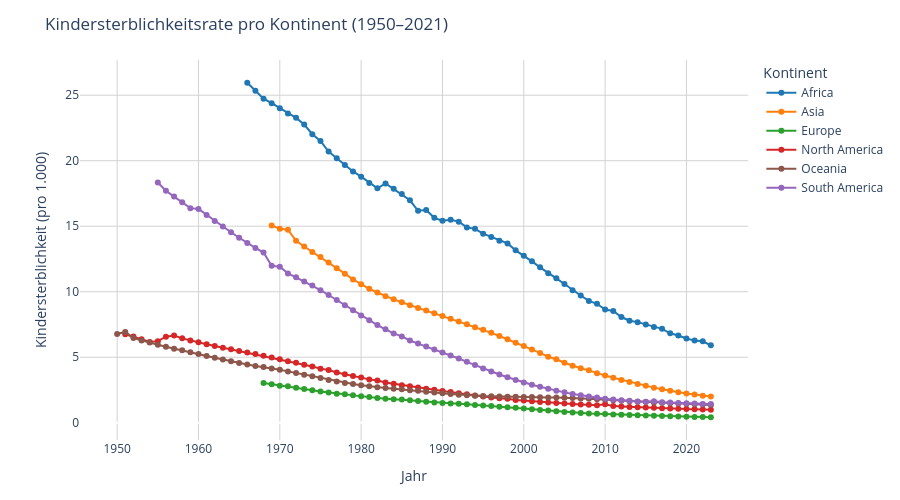

This figure's notebook cell:
### Markdown cell above
## 4.3 Datenaufbereitung für 3. Fragestellung: Wie stark unterscheiden sich die Kindersterblichkeitsraten zwischen den Kontinenten und wie hat sich diese interkontinentale Ungleichheit im Laufe der Zeit verändert?

### Code cell
# Nur relevante Spalten + gültige Werte
df_plot = kontinent_data.dropna(subset=["Kindersterblichkeit"]).copy()

# Farben definieren
farben = {
    "Africa": "#1f77b4",
    "Asia": "#ff7f0e",
    "Europe": "#2ca02c",
    "North America": "#d62728",
    "South America": "#9467bd",
    "Oceania": "#8c564b"
}

# Interaktives Liniendiagramm
fig = px.line(
    df_plot,
    x="Jahr",
    y="Kindersterblichkeit",
    color="Land",
    color_discrete_map=farben,
    title="Kindersterblichkeitsrate pro Kontinent (1950–2021)",
    labels={
        "Jahr": "Jahr",
        "Kindersterblichkeit": "Kindersterblichkeit (pro 1.000)",
        "Land": "Kontinent"
    },
    markers=True
)

# Design optimieren
fig.update_layout(
    font=dict(size=12),
    legend_title="Kontinent",
    plot_bgcolor="white",
    margin=dict(t=60, b=60),
    height=500,
    width=900
)
fig.update_yaxes(showgrid=True, gridcolor='lightgrey')
fig.update_xaxes(showgrid=True, gridcolor='lightgrey')

fig.show()

### Figure 1 — Plotly figure (JSON) as saved in the notebook; plotly's stock layout.template omitted (floating-point values rounded to 4 significant figures)
{"data": [{"hovertemplate": "Kontinent=Africa<br>Jahr=%{x}<br>Kindersterblichkeit (pro 1.000)=%{y}<extra></extra>", "legendgroup": "Africa", "line": {"color": "#1f77b4", "dash": "solid"}, "marker": {"symbol": "circle"}, "mode": "lines+markers", "name": "Africa", "orientation": "v", "showlegend": true, "type": "scatter", "x": [1966, 1967, 1968, 1969, 1970, 1971, 1972, 1973, 1974, 1975, 1976, 1977, 1978, 1979, 1980, 1981, 1982, 1983, 1984, 1985, 1986, 1987, 1988, 1989, 1990, 1991, 1992, 1993, 1994, 1995, 1996, 1997, 1998, 1999, 2000, 2001, 2002, 2003, 2004, 2005, 2006, 2007, 2008, 2009, 2010, 2011, 2012, 2013, 2014, 2015, 2016, 2017, 2018, 2019, 2020, 2021, 2022, 2023], "xaxis": "x", "y": [25.95, 25.34, 24.73, 24.39, 24.0, 23.61, 23.27, 22.76, 22.02, 21.51, 20.7, 20.19, 19.68, 19.18, 18.78, 18.3, 17.89, 18.27, 17.86, 17.45, 16.98, 16.18, 16.24, 15.64, 15.42, 15.5, 15.35, 14.91, 14.8, 14.43, 14.18, 13.89, 13.69, 13.16, 12.75, 12.32, 11.86, 11.41, 11.02, 10.59, 10.12, 9.71, 9.3, 9.08, 8.64, 8.53, 8.07, 7.79, 7.68, 7.49, 7.31, 7.17, 6.83, 6.66, 6.43, 6.27, 6.22, 5.91], "yaxis": "y"}, {"hovertemplate": "Kontinent=Asia<br>Jahr=%{x}<br>Kindersterblichkeit (pro 1.000)=%{y}<extra></extra>", "legendgroup": "Asia", "line": {"color": "#ff7f0e", "dash": "solid"}, "marker": {"symbol": "circle"}, "mode": "lines+markers", "name": "Asia", "orientation": "v", "showlegend": true, "type": "scatter", "x": [1969, 1970, 1971, 1972, 1973, 1974, 1975, 1976, 1977, 1978, 1979, 1980, 1981, 1982, 1983, 1984, 1985, 1986, 1987, 1988, 1989, 1990, 1991, 1992, 1993, 1994, 1995, 1996, 1997, 1998, 1999, 2000, 2001, 2002, 2003, 2004, 2005, 2006, 2007, 2008, 2009, 2010, 2011, 2012, 2013, 2014, 2015, 2016, 2017, 2018, 2019, 2020, 2021, 2022, 2023], "xaxis": "x", "y": [15.06, 14.8, 14.73, 13.89, 13.45, 13.04, 12.66, 12.24, 11.8, 11.38, 10.94, 10.57, 10.22, 9.94, 9.65, 9.42, 9.2, 8.97, 8.76, 8.56, 8.35, 8.15, 7.94, 7.73, 7.51, 7.29, 7.1, 6.86, 6.62, 6.37, 6.11, 5.85, 5.59, 5.33, 5.04, 4.85, 4.58, 4.36, 4.16, 4.0, 3.78, 3.6, 3.43, 3.27, 3.11, 2.96, 2.82, 2.68, 2.56, 2.44, 2.33, 2.23, 2.15, 2.07, 2.0], "yaxis": "y"}, {"hovertemplate": "Kontinent=Europe<br>Jahr=%{x}<br>Kindersterblichkeit (pro 1.000)=%{y}<extra></extra>", "legendgroup": "Europe", "line": {"color": "#2ca02c", "dash": "solid"}, "marker": {"symbol": "circle"}, "mode": "lines+markers", "name": "Europe", "orientation": "v", "showlegend": true, "type": "scatter", "x": [1968, 1969, 1970, 1971, 1972, 1973, 1974, 1975, 1976, 1977, 1978, 1979, 1980, 1981, 1982, 1983, 1984, 1985, 1986, 1987, 1988, 1989, 1990, 1991, 1992, 1993, 1994, 1995, 1996, 1997, 1998, 1999, 2000, 2001, 2002, 2003, 2004, 2005, 2006, 2007, 2008, 2009, 2010, 2011, 2012, 2013, 2014, 2015, 2016, 2017, 2018, 2019, 2020, 2021, 2022, 2023], "xaxis": "x", "y": [3.04, 2.94, 2.83, 2.78, 2.67, 2.57, 2.48, 2.39, 2.3, 2.22, 2.17, 2.09, 2.02, 1.96, 1.89, 1.83, 1.8, 1.78, 1.72, 1.66, 1.61, 1.55, 1.5, 1.46, 1.45, 1.41, 1.36, 1.32, 1.28, 1.23, 1.19, 1.14, 1.08, 1.03, 0.98, 0.93, 0.88, 0.83, 0.79, 0.75, 0.71, 0.68, 0.66, 0.63, 0.61, 0.59, 0.57, 0.55, 0.53, 0.51, 0.49, 0.47, 0.46, 0.44, 0.44, 0.42], "yaxis": "y"}, {"hovertemplate": "Kontinent=North America<br>Jahr=%{x}<br>Kindersterblichkeit (pro 1.000)=%{y}<extra></extra>", "legendgroup": "North America", "line": {"color": "#d62728", "dash": "solid"}, "marker": {"symbol": "circle"}, "mode": "lines+markers", "name": "North America", "orientation": "v", "showlegend": true, "type": "scatter", "x": [1951, 1952, 1953, 1954, 1955, 1956, 1957, 1958, 1959, 1960, 1961, 1962, 1963, 1964, 1965, 1966, 1967, 1968, 1969, 1970, 1971, 1972, 1973, 1974, 1975, 1976, 1977, 1978, 1979, 1980, 1981, 1982, 1983, 1984, 1985, 1986, 1987, 1988, 1989, 1990, 1991, 1992, 1993, 1994, 1995, 1996, 1997, 1998, 1999, 2000, 2001, 2002, 2003, 2004, 2005, 2006, 2007, 2008, 2009, 2010, 2011, 2012, 2013, 2014, 2015, 2016, 2017, 2018, 2019, 2020, 2021, 2022, 2023], "xaxis": "x", "y": [6.76, 6.58, 6.37, 6.16, 6.23, 6.57, 6.66, 6.44, 6.28, 6.14, 5.99, 5.86, 5.73, 5.61, 5.48, 5.36, 5.24, 5.11, 4.98, 4.85, 4.7, 4.58, 4.42, 4.29, 4.13, 4.03, 3.84, 3.7, 3.57, 3.46, 3.31, 3.23, 3.07, 2.97, 2.87, 2.78, 2.69, 2.6, 2.52, 2.43, 2.34, 2.25, 2.17, 2.08, 2.01, 1.93, 1.87, 1.84, 1.74, 1.69, 1.64, 1.59, 1.55, 1.51, 1.47, 1.44, 1.4, 1.37, 1.34, 1.41, 1.27, 1.24, 1.21, 1.19, 1.16, 1.14, 1.11, 1.09, 1.07, 1.05, 1.04, 1.02, 1.0], "yaxis": "y"}, {"hovertemplate": "Kontinent=Oceania<br>Jahr=%{x}<br>Kindersterblichkeit (pro 1.000)=%{y}<extra></extra>", "legendgroup": "Oceania", "line": {"color": "#8c564b", "dash": "solid"}, "marker": {"symbol": "circle"}, "mode": "lines+markers", "name": "Oceania", "orientation": "v", "showlegend": true, "type": "scatter", "x": [1950, 1951, 1952, 1953, 1954, 1955, 1956, 1957, 1958, 1959, 1960, 1961, 1962, 1963, 1964, 1965, 1966, 1967, 1968, 1969, 1970, 1971, 1972, 1973, 1974, 1975, 1976, 1977, 1978, 1979, 1980, 1981, 1982, 1983, 1984, 1985, 1986, 1987, 1988, 1989, 1990, 1991, 1992, 1993, 1994, 1995, 1996, 1997, 1998, 1999, 2000, 2001, 2002, 2003, 2004, 2005, 2006, 2007, 2008, 2009, 2010, 2011, 2012, 2013, 2014, 2015, 2016, 2017, 2018, 2019, 2020, 2021, 2022, 2023], "xaxis": "x", "y": [6.77, 6.93, 6.46, 6.28, 6.12, 5.96, 5.8, 5.65, 5.53, 5.39, 5.25, 5.1, 4.96, 4.82, 4.7, 4.56, 4.44, 4.34, 4.25, 4.15, 4.05, 3.92, 3.8, 3.67, 3.54, 3.41, 3.27, 3.15, 3.04, 2.95, 2.86, 2.78, 2.71, 2.65, 2.6, 2.55, 2.49, 2.44, 2.37, 2.31, 2.25, 2.19, 2.14, 2.1, 2.07, 2.04, 2.02, 2.0, 1.99, 1.98, 1.97, 1.96, 1.95, 1.93, 1.92, 1.91, 1.89, 1.86, 1.83, 1.79, 1.76, 1.72, 1.68, 1.64, 1.61, 1.58, 1.55, 1.52, 1.49, 1.47, 1.44, 1.42, 1.39, 1.35], "yaxis": "y"}, {"hovertemplate": "Kontinent=South America<br>Jahr=%{x}<br>Kindersterblichkeit (pro 1.000)=%{y}<extra></extra>", "legendgroup": "South America", "line": {"color": "#9467bd", "dash": "solid"}, "marker": {"symbol": "circle"}, "mode": "lines+markers", "name": "South America", "orientation": "v", "showlegend": true, "type": "scatter", "x": [1955, 1956, 1957, 1958, 1959, 1960, 1961, 1962, 1963, 1964, 1965, 1966, 1967, 1968, 1969, 1970, 1971, 1972, 1973, 1974, 1975, 1976, 1977, 1978, 1979, 1980, 1981, 1982, 1983, 1984, 1985, 1986, 1987, 1988, 1989, 1990, 1991, 1992, 1993, 1994, 1995, 1996, 1997, 1998, 1999, 2000, 2001, 2002, 2003, 2004, 2005, 2006, 2007, 2008, 2009, 2010, 2011, 2012, 2013, 2014, 2015, 2016, 2017, 2018, 2019, 2020, 2021, 2022, 2023], "xaxis": "x", "y": [18.34, 17.71, 17.26, 16.82, 16.38, 16.31, 15.85, 15.4, 14.97, 14.54, 14.12, 13.71, 13.34, 12.99, 11.98, 11.91, 11.4, 11.1, 10.79, 10.47, 10.12, 9.75, 9.36, 8.97, 8.58, 8.19, 7.82, 7.46, 7.13, 6.82, 6.59, 6.28, 6.04, 5.82, 5.59, 5.37, 5.14, 4.9, 4.65, 4.4, 4.15, 3.91, 3.68, 3.47, 3.27, 3.08, 2.9, 2.74, 2.59, 2.45, 2.32, 2.2, 2.1, 2.0, 1.92, 1.84, 1.78, 1.72, 1.67, 1.63, 1.6, 1.65, 1.57, 1.54, 1.51, 1.49, 1.46, 1.44, 1.43], "yaxis": "y"}], "layout": {"font": {"size": 12}, "height": 500, "legend": {"title": {"text": "Kontinent"}, "tracegroupgap": 0}, "margin": {"b": 60, "t": 60}, "plot_bgcolor": "white", "title": {"text": "Kindersterblichkeitsrate pro Kontinent (1950–2021)"}, "width": 900, "xaxis": {"anchor": "y", "domain": [0, 1], "gridcolor": "lightgrey", "showgrid": true, "title": {"text": "Jahr"}}, "yaxis": {"anchor": "x", "domain": [0, 1], "gridcolor": "lightgrey", "showgrid": true, "title": {"text": "Kindersterblichkeit (pro 1.000)"}}}}
